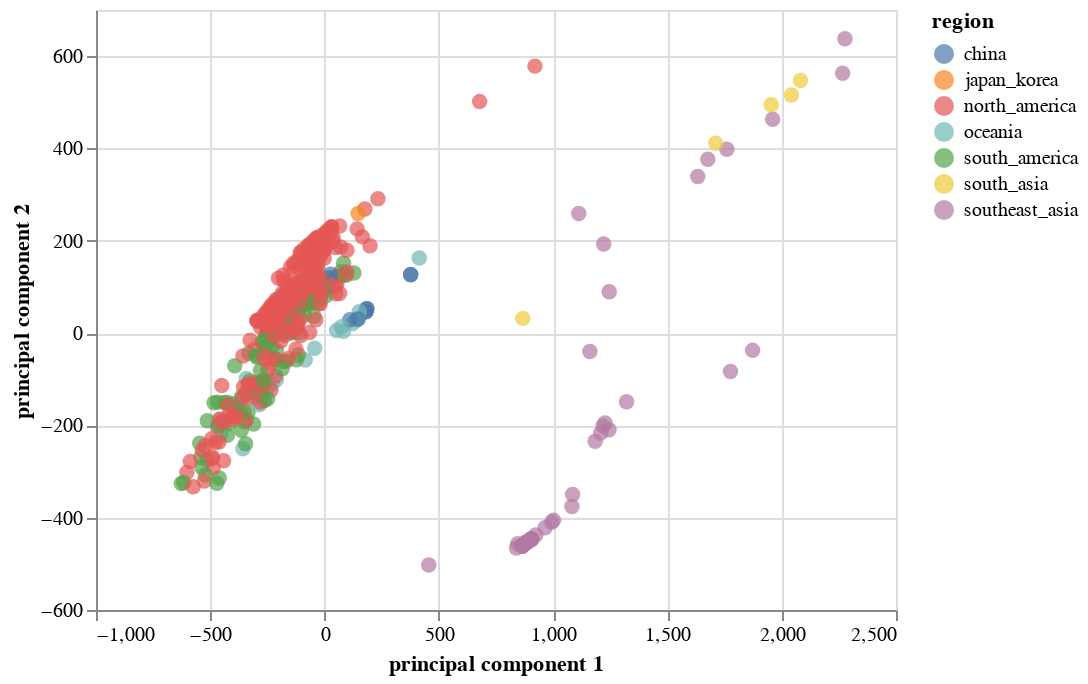

Write notebook code for a chart like this one.
### Code cell
import altair as alt
brush = alt.selection(type='interval', resolve='global')
#link the charts
alt.Chart(finalDf).mark_circle(size=60).encode(
    x='principal component 1',
    y='principal component 2',
    color='region',
    tooltip=['strain', 'region']
).interactive()
#Make this into a website (view compiled vega -- gives you the javascript -- put that into a HTML script)

### Figure 1 — Vega-Lite specification as saved in the notebook (floating-point values rounded to 4 significant figures; data arrays with more than 128 entries replaced by an {"elided": "..."} marker saying what was removed)
{"$schema": "https://vega.github.io/schema/vega-lite/v3.3.0.json", "config": {"mark": {"tooltip": null}, "view": {"height": 300, "width": 400}}, "data": {"name": "data-322a061a5801ab5d35436e694d18a5d8"}, "datasets": {"data-322a061a5801ab5d35436e694d18a5d8": {"elided": "519 records"}}, "encoding": {"color": {"field": "region", "type": "nominal"}, "tooltip": [{"field": "strain", "type": "nominal"}, {"field": "region", "type": "nominal"}], "x": {"field": "principal component 1", "type": "quantitative"}, "y": {"field": "principal component 2", "type": "quantitative"}}, "mark": {"size": 60, "type": "circle"}, "selection": {"selector049": {"bind": "scales", "encodings": ["x", "y"], "type": "interval"}}}
